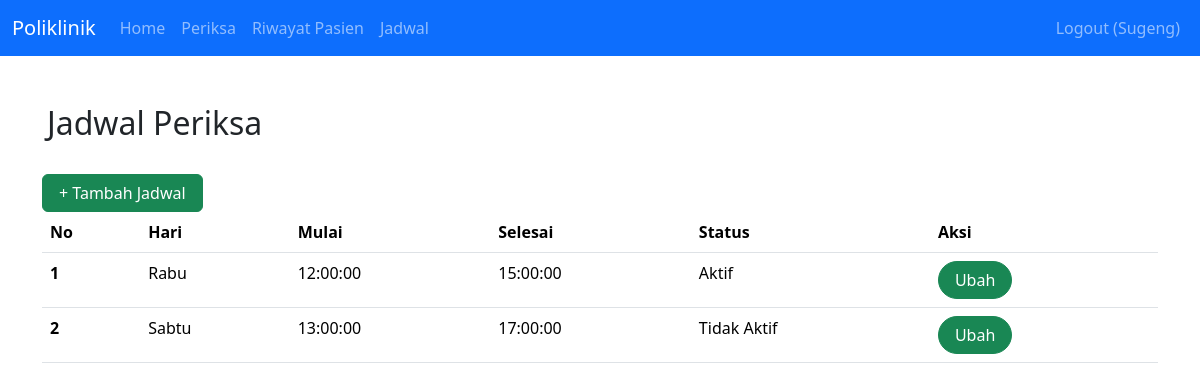
The app's page /index.php?page=jadwal (signed in) with its own data.
### tables this page shows
CREATE TABLE `jadwal_periksa` (
  `id` int(11) NOT NULL,
  `id_dokter` int(11) NOT NULL,
  `hari` enum('Senin','Selasa','Rabu','Kamis','Jumat','Sabtu') NOT NULL,
  `jam_mulai` time NOT NULL,
  `jam_selesai` time NOT NULL,
  `status` varchar(255) NOT NULL
);

### jadwal.php (the view, shortened to what this page needs)
<h2 class="row mt-5" style="margin-left: 5px">Jadwal Periksa</h2>
<br>
<?php
$dokter_id = mysqli_query($mysqli, "SELECT * FROM dokter WHERE nama = '". $_SESSION['nip'] ."'");
$row = mysqli_fetch_array($dokter_id);
?>
<td>
    <a class="btn btn-success px-3" href="index.php?page=tambahJadwal&id=<?php echo $row['id'] ?>">+ Tambah Jadwal</a>
</td>
<br>
<table class="table table-hover">
    <thead>
        <tr>
            <th scope="col">No</th>
            <th scope="col">Hari</th>
            <th scope="col">Mulai</th>
            <th scope="col">Selesai</th>
            <th scope="col">Status</th>
            <th scope="col">Aksi</th>
        </tr>
    </thead>
    <tbody>
        <?php
        $dokter_id = mysqli_query($mysqli, "SELECT * FROM dokter WHERE nama = '". $_SESSION['nip'] ."'");
        $row = mysqli_fetch_array($dokter_id);
        $id_dokter = $row['id'];
        $result = mysqli_query($mysqli, "SELECT * FROM jadwal_periksa WHERE id_dokter = '$id_dokter'");
        $no = 1;
        while ($data = mysqli_fetch_array($result)) {
        ?>
            <tr>
                <th scope="row"><?php echo $no++ ?></th>
                <td><?php echo $data['hari'] ?></td>
                <td><?php echo $data['jam_mulai'] ?></td>
                <td><?php echo $data['jam_selesai'] ?></td>
                <td><?php echo $data['status'] ?></td>
                <td>
                    <a class="btn btn-success rounded-pill px-3" href="index.php?page=editJadwal&id=<?php echo $data['id'] ?>">Ubah</a>
                </td>
            </tr>
        <?php
        }
        ?>
    </tbody>
</table>

### records on screen
jadwal_periksa: hari "Rabu", jam_mulai "12:00:00", jam_selesai "15:00:00", status "Aktif"
jadwal_periksa: hari "Sabtu", jam_mulai "13:00:00", jam_selesai "17:00:00", status "Tidak Aktif"

### other values on screen
$_SESSION['nip'] "Sugeng"
